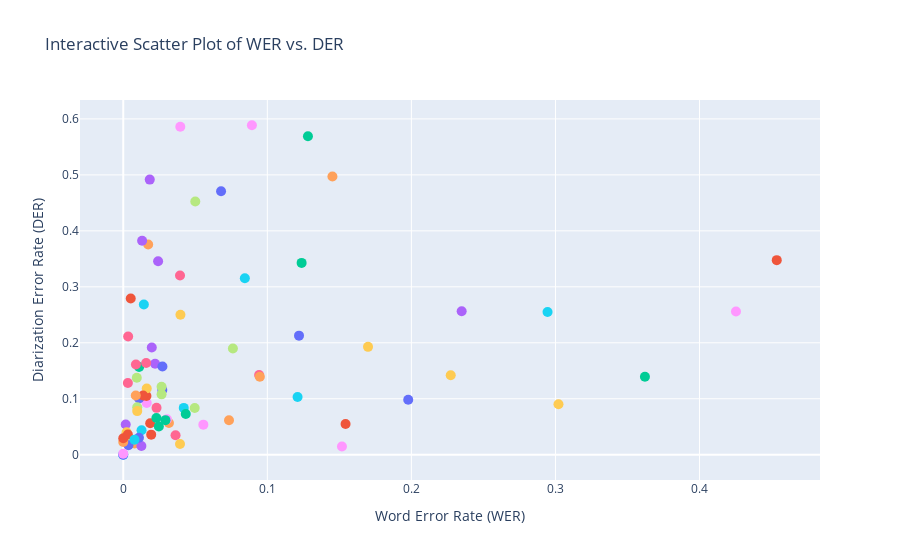

Notebook code for this chart:
### Code cell
plot_boxplots(df)
plot_histograms(df)
plot_wer_vs_der_scatter(df)
